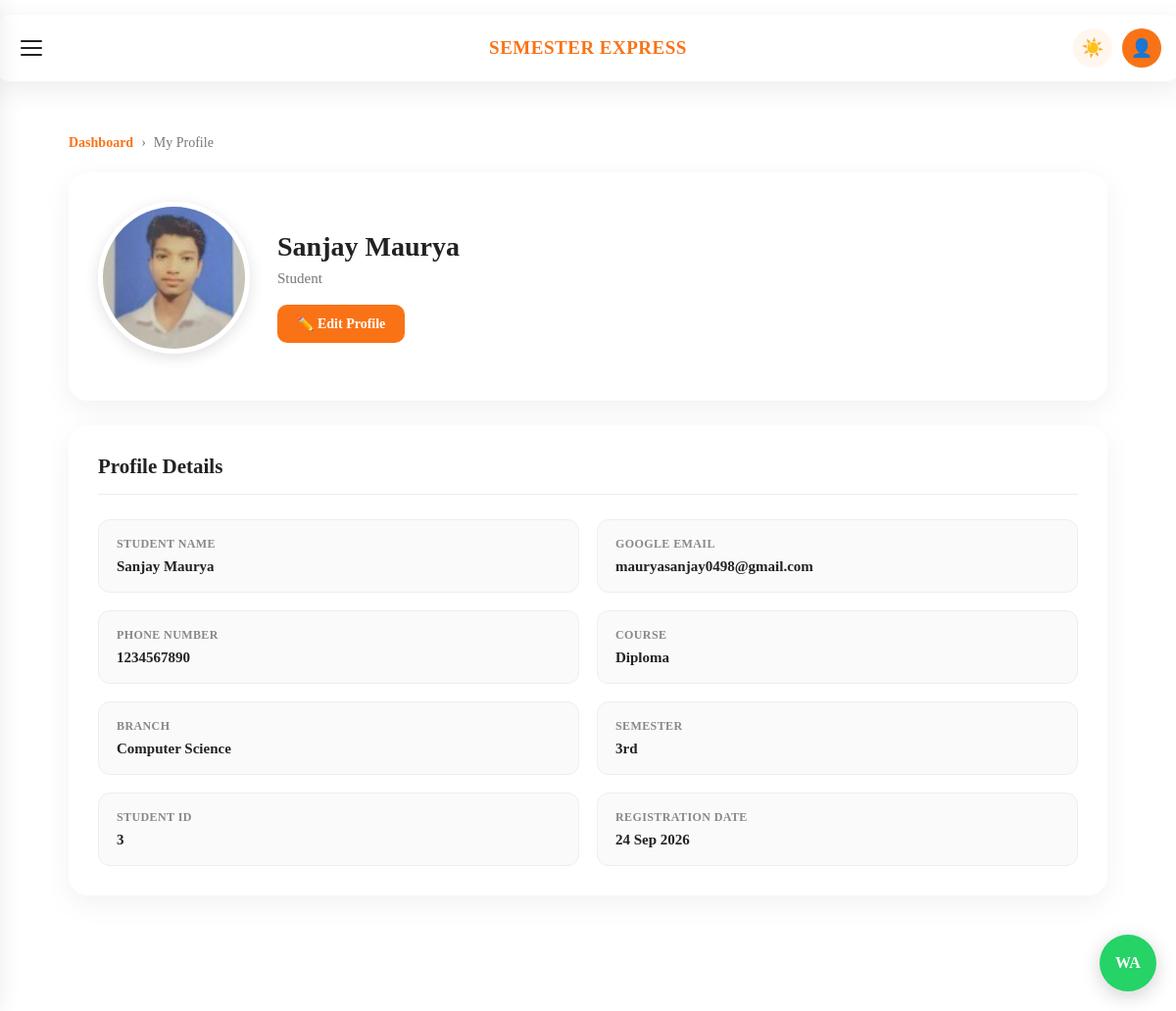
Screenshot of /dashboard/profile/ (signed in) with the database file from the repository.
### accounts/models.py (models this page shows, shortened)
class StudentProfile(models.Model):
    user = models.OneToOneField(
        User,
        on_delete=models.CASCADE,
        related_name="student_profile"
    )
    profile_photo = models.ImageField(
        upload_to="students/",
        blank=True,
        null=True
    )
    phone_number = models.CharField(
        max_length=15,
        blank=True
    )
    course = models.CharField(
        max_length=150,
        blank=True
    )
    branch = models.CharField(
        max_length=150,
        blank=True
    )
    semester = models.CharField(
        max_length=50,
        blank=True
    )
    student_id = models.CharField(
        max_length=100,
        unique=True,
        blank=True,
        null=True
    )
    registration_date = models.DateTimeField(
        auto_now_add=True
    )

### dashboard/views.py (the view, shortened to what this page needs)
@login_required
def profile(request):
    student_profile = getattr(
        request.user,
        "student_profile",
        None
    )
    if student_profile is None:
        from accounts.models import StudentProfile
        student_profile = StudentProfile.objects.create(
            user=request.user
        )
    if request.method == "POST":
        form = StudentProfileForm(
            request.POST,
            request.FILES,
            instance=student_profile
        )
        if form.is_valid():
            form.save()
            return redirect("dashboard:profile")
    else:
        form = StudentProfileForm(
            instance=student_profile
        )
    google_email = ""
    email_record = EmailAddress.objects.filter(
        user=request.user,
        verified=True
    ).first()
    if email_record:
        google_email = email_record.email
    if not google_email:
        google_email = request.user.email or ""
    context = {
        "student_profile": student_profile,
        "form": form,
        "google_email": google_email,
    }
    return render(
        request,
        "dashboard/profile.html",
        context
    )

### templates/dashboard/profile.html (shortened to what this page needs)
{% load static %}
<!DOCTYPE html>
<html lang="en">
<head>
    <link
        rel="stylesheet"
        href="{% static 'css/style.css' %}"
    >
    <link
        rel="stylesheet"
        href="{% static 'css/dashboard.css' %}"
    >
    <link
        rel="stylesheet"
        href="{% static 'css/responsive.css' %}"
    >
</head>
<body>
<header class="top-header">
    <button
        type="button"
        class="menu-btn"
        id="menuBtn"
    >
        <span></span>
        <span></span>
        <span></span>
    </button>
    <div class="logo">
        SEMESTER EXPRESS
    </div>
    <div class="header-right">
        <button
            type="button"
            class="theme-btn"
            id="themeBtn"
        >
        </button>
        <a
            href="{% url 'dashboard:profile' %}"
            class="profile-btn"
        >
            👤
        </a>
    </div>
</header>
<main class="dashboard-main">
    <div class="profile-page">
        <div class="profile-breadcrumb">
            <a href="{% url 'dashboard:home' %}">
                Dashboard
            </a>
            <span>›</span>
            <span>My Profile</span>
        </div>
        <section class="profile-header-card">
            <div class="profile-photo-wrapper">
                {% if student_profile.profile_photo %}
                    <img
                        src="{{ student_profile.profile_photo.url }}"
                        alt="Profile Photo"
                        class="profile-photo"
                    >
                {% else %}
                    <div class="profile-photo-placeholder">
                        👤
                    </div>
                {% endif %}
            </div>
            <div class="profile-header-info">
                <h1>
                    {{ request.user.get_full_name|default:request.user.username }}
                </h1>
                <p>
                    Student
                </p>
                <a
                    href="{% url 'dashboard:edit_profile' %}"
                    class="edit-profile-button"
                >
                    ✏️ Edit Profile
                </a>
            </div>
        </section>
        <section class="profile-details-card">
            <div class="profile-section-title">
                <h2>Profile Details</h2>
            </div>
            <div class="profile-details-grid">
                <div class="profile-detail-item">
                    <span class="profile-detail-label">
                        Student Name
                    </span>
                    <strong>
                        {{ request.user.get_full_name|default:"Not available" }}
                    </strong>
                </div>
                <div class="profile-detail-item">
                    <span class="profile-detail-label">
                        Google Email
                    </span>
                    <strong>
                        {{ google_email|default:"Not available" }}
                    </strong>
                </div>
                <div class="profile-detail-item">
                    <span class="profile-detail-label">
                        Phone Number
                    </span>
                    <strong>
                        {{ student_profile.phone_number|default:"Not added" }}
                    </strong>
                </div>
                <div class="profile-detail-item">
                    <span class="profile-detail-label">
                        Course
                    </span>
                    <strong>
                        {{ student_profile.course|default:"Not added" }}
                    </strong>
                </div>
                <div class="profile-detail-item">
                    <span class="profile-detail-label">
                        Branch
                    </span>
                    <strong>
                        {{ student_profile.branch|default:"Not added" }}
                    </strong>
                </div>
                <div class="profile-detail-item">
                    <span class="profile-detail-label">
                        Semester
                    </span>
                    <strong>
                        {{ student_profile.semester|default:"Not added" }}
                    </strong>
                </div>
                <div class="profile-detail-item">
                    <span class="profile-detail-label">
                        Student ID
                    </span>
                    <strong>
                        {{ student_profile.student_id|default:"Not assigned" }}
                    </strong>
                </div>
                <div class="profile-detail-item">
                    <span class="profile-detail-label">
                        Registration Date
                    </span>
                    <strong>
                        {{ student_profile.registration_date|date:"d M Y" }}
                    </strong>
                </div>
            </div>
        </section>
    </div>
</main>
<a
    href="https://chat.whatsapp.com/DHzkH2NvlEI9miAnLLJ3BN"
    class="whatsapp-button"
    aria-label="WhatsApp Group"
>
</a>
</body>
</html>

### static/css/dashboard.css (style rules this page uses)
.top-header { position: fixed; top: 15px; left: 50%; transform: translateX(-50%); width: calc(100% - 30px); max-width: 1200px; height: 68px; background: #ffffff; border-radius: 18px; display: flex; align-items: center; justify-content: space-between; padding: 0 22px; box-shadow: 0 8px 30px rgba(0, 0, 0, 0.08); z-index: 100; }
.menu-btn { width: 42px; height: 42px; border: none; background: transparent; display: flex; flex-direction: column; justify-content: center; gap: 5px; cursor: pointer; }
.menu-btn span { display: block; width: 22px; height: 2px; background: #222; border-radius: 10px; }
.logo { position: absolute; left: 50%; transform: translateX(-50%); font-size: 19px; font-weight: 800; letter-spacing: 0.5px; color: #f97316; }
.header-right { display: flex; align-items: center; gap: 10px; }
.theme-btn { width: 40px; height: 40px; border: none; border-radius: 50%; background: #fff7ed; cursor: pointer; font-size: 18px; }
.profile-btn { width: 40px; height: 40px; border-radius: 50%; background: #f97316; color: white; display: flex; align-items: center; justify-content: center; text-decoration: none; font-size: 18px; }
.whatsapp-button { position: fixed; right: 20px; bottom: 20px; width: 58px; height: 58px; border-radius: 50%; background: #25D366; color: white; display: flex; align-items: center; justify-content: center; text-decoration: none; font-size: 0; box-shadow: 0 5px 20px rgba(0, 0, 0, 0.18); z-index: 900; }
.whatsapp-button::after { content: "WA"; font-size: 16px; font-weight: 700; }
.profile-photo { width: 150px; height: 150px; border-radius: 50%; object-fit: cover; margin: 0 auto 18px; display: flex; align-items: center; justify-content: center; }
.edit-profile-button { display: inline-block; margin-top: 15px; padding: 10px 18px; border-radius: 10px; background: #f97316; color: #ffffff; text-decoration: none; font-size: 13px; font-weight: 600; transition: 0.2s ease; }
.profile-page { width: 100%; max-width: 1100px; margin: 0 auto; padding: 25px 20px 50px; box-sizing: border-box; }
.profile-breadcrumb { display: flex; align-items: center; gap: 8px; margin-bottom: 22px; margin-top: 80px; font-size: 14px; color: #777; }
.profile-breadcrumb a { color: #f97316; text-decoration: none; font-weight: 600; }
.profile-header-card { display: flex; align-items: center; gap: 28px; background: #ffffff; border-radius: 20px; padding: 30px; margin-bottom: 25px; margin-top: 20px; box-shadow: 0 8px 30px rgba(0, 0, 0, 0.06); }
.profile-photo-wrapper { flex-shrink: 0; }
.profile-photo { width: 145px; height: 145px; object-fit: cover; border-radius: 50%; border: 5px solid #fff; box-shadow: 0 4px 15px rgba(0, 0, 0, 0.12); }
.profile-header-info { flex: 1; }
.profile-header-info h1 { margin: 0 0 8px; font-size: 28px; color: #222; font-weight: 700; }
.profile-header-info p { margin: 0; color: #777; font-size: 15px; }
.edit-profile-button { display: inline-flex; align-items: center; justify-content: center; margin-top: 18px; padding: 11px 20px; border-radius: 10px; background: #f97316; color: #ffffff !important; text-decoration: none !important; font-size: 14px; font-weight: 600; transition: 0.2s ease; }
.profile-details-card { background: #ffffff; border-radius: 20px; padding: 30px; box-shadow: 0 8px 30px rgba(0, 0, 0, 0.06); }
.profile-section-title { margin-bottom: 25px; border-bottom: 1px solid #eeeeee; padding-bottom: 15px; }
.profile-section-title h2 { margin: 0; font-size: 21px; color: #222; }
.profile-details-grid { display: grid; grid-template-columns: repeat(2, minmax(0, 1fr)); gap: 18px; }
.profile-detail-item { background: #fafafa; border: 1px solid #eeeeee; border-radius: 12px; padding: 17px 18px; min-width: 0; }
.profile-detail-label { display: block; margin-bottom: 7px; color: #888; font-size: 12px; font-weight: 600; text-transform: uppercase; letter-spacing: 0.4px; }
.profile-detail-item strong { display: block; color: #222; font-size: 15px; font-weight: 600; word-break: break-word; }
.header-right { margin-left: auto; display: flex; align-items: center; gap: 10px; }
.dashboard-main { width: 100%; box-sizing: border-box; }
.dashboard-main { width: 100%; max-width: 1200px; margin: 0 auto; padding: 25px 24px 60px; box-sizing: border-box; }

### rows the page displays
StudentProfile: profile_photo (picture), phone_number "1234567890", course "Diploma", branch "Computer Science", semester "3rd", student_id "3", registration_date "24 Sep 2026"

### other values shown
{{ request.user.get_full_name|default:request.user.username }} "Sanjay Maurya"
{{ request.user.get_full_name|default:"Not available" }} "Sanjay Maurya"
{{ google_email|default:"Not available" }} "mauryasanjay0498@gmail.com"
